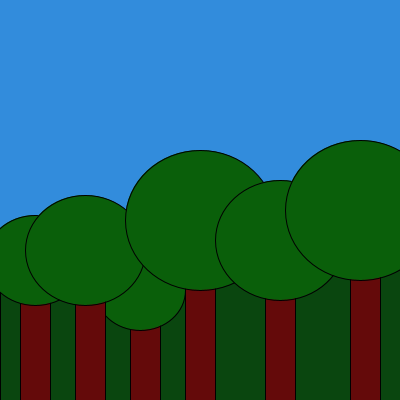
Frame 1 (no input)
Frame 60 (the mouse pressed at the canvas centre just before this capture): identical to frame 1, image omitted
Frame 120 (the mouse held since frame 60 and released just before this capture): identical to frame 1, image omitted

The Processing sketch that drew this single still picture (run headless with seeded random() and noise(); from frame 60 on, the mouse is pressed at the canvas centre):

// Processing sketch: H09Opd10
// ── H09Opd10.pde


void setup(){
size(400,400);
background(50,140,220);
frameRate(10);

bos();

}

void draw(){


}

void bos(){
  
  fill(10,70,15);
  rect(0,250,400,150);
  
   fill(100,10,10);
  rect(20,300,30,200);
  fill(10,95,10);
ellipse(35,260,100,90);
  
  fill(100,10,10);
  rect(130,300,30,200);
  fill(10,95,10);
ellipse(140,290,90,80);

fill(100,10,10);
  rect(75,200,30,200);
  fill(10,95,10);
ellipse(85,250,120,110);

fill(100,10,10);
  rect(185,200,30,200);
  fill(10,95,10);
ellipse(200,220,150,140);

fill(100,10,10);
  rect(265,200,30,200);
  fill(10,95,10);
ellipse(280,240,130,120);

fill(100,10,10);
  rect(350,225,30,175);
  fill(10,95,10);
ellipse(360,210,150,140);
}
